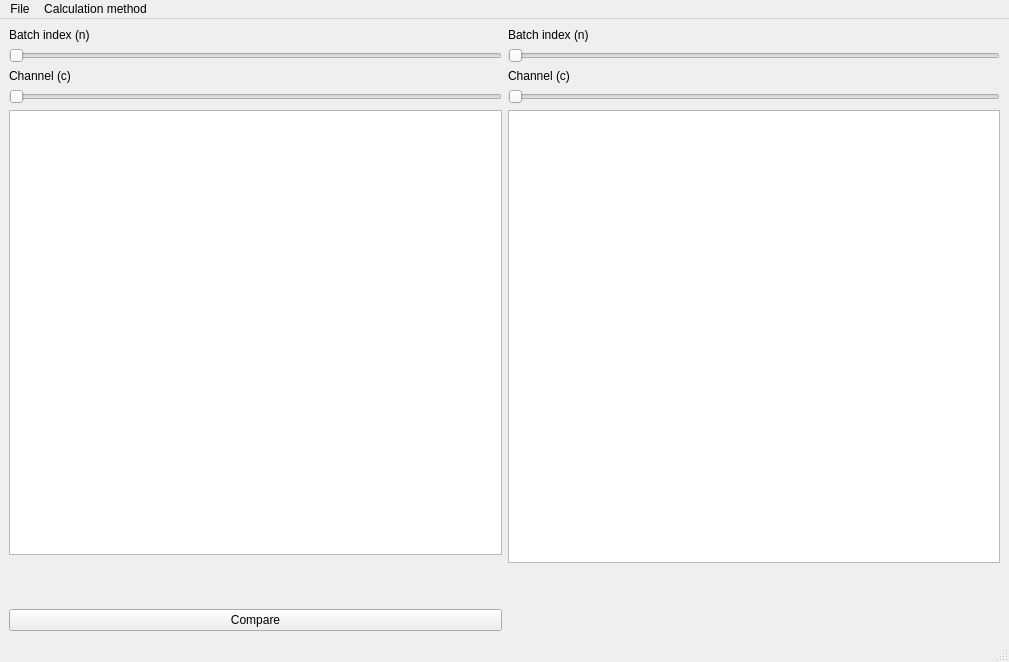
<?xml version="1.0" encoding="UTF-8"?>
<ui version="4.0">
 <class>MainWindow</class>
 <widget class="QMainWindow" name="MainWindow">
  <property name="geometry">
   <rect>
    <x>0</x>
    <y>0</y>
    <width>1009</width>
    <height>662</height>
   </rect>
  </property>
  <property name="windowTitle">
   <string>Compare Images</string>
  </property>
  <widget class="QWidget" name="centralwidget">
   <layout class="QGridLayout" name="gridLayout_2">
    <item row="0" column="0">
     <layout class="QVBoxLayout" name="verticalLayout">
      <item>
       <widget class="QLabel" name="batchLabel">
        <property name="text">
         <string>Batch index (n)</string>
        </property>
       </widget>
      </item>
      <item>
       <widget class="QSlider" name="batchSlider">
        <property name="enabled">
         <bool>false</bool>
        </property>
        <property name="minimum">
         <number>0</number>
        </property>
        <property name="maximum">
         <number>1</number>
        </property>
        <property name="orientation">
         <enum>Qt::Horizontal</enum>
        </property>
        <property name="invertedAppearance">
         <bool>false</bool>
        </property>
        <property name="invertedControls">
         <bool>false</bool>
        </property>
        <property name="tickPosition">
         <enum>QSlider::NoTicks</enum>
        </property>
       </widget>
      </item>
      <item>
       <widget class="QLabel" name="channelLabel">
        <property name="text">
         <string>Channel (c)</string>
        </property>
       </widget>
      </item>
      <item>
       <widget class="QSlider" name="channelSlider">
        <property name="enabled">
         <bool>false</bool>
        </property>
        <property name="minimum">
         <number>0</number>
        </property>
        <property name="maximum">
         <number>1</number>
        </property>
        <property name="orientation">
         <enum>Qt::Horizontal</enum>
        </property>
        <property name="invertedAppearance">
         <bool>false</bool>
        </property>
        <property name="invertedControls">
         <bool>false</bool>
        </property>
        <property name="tickPosition">
         <enum>QSlider::NoTicks</enum>
        </property>
       </widget>
      </item>
      <item>
       <widget class="QGraphicsView" name="graphicsView"/>
      </item>
      <item>
       <widget class="QLabel" name="label_image1">
        <property name="text">
         <string/>
        </property>
       </widget>
      </item>
      <item>
       <spacer name="verticalSpacer_2">
        <property name="orientation">
         <enum>Qt::Vertical</enum>
        </property>
        <property name="sizeType">
         <enum>QSizePolicy::Preferred</enum>
        </property>
        <property name="sizeHint" stdset="0">
         <size>
          <width>17</width>
          <height>28</height>
         </size>
        </property>
       </spacer>
      </item>
      <item>
       <layout class="QHBoxLayout" name="horizontalLayout">
        <item>
         <widget class="QPushButton" name="pushButton">
          <property name="text">
           <string>Compare</string>
          </property>
         </widget>
        </item>
       </layout>
      </item>
     </layout>
    </item>
    <item row="0" column="1">
     <layout class="QVBoxLayout" name="verticalLayout_2">
      <item>
       <widget class="QLabel" name="batchLabel_2">
        <property name="text">
         <string>Batch index (n)</string>
        </property>
       </widget>
      </item>
      <item>
       <widget class="QSlider" name="batchSlider_2">
        <property name="enabled">
         <bool>false</bool>
        </property>
        <property name="minimum">
         <number>0</number>
        </property>
        <property name="maximum">
         <number>1</number>
        </property>
        <property name="orientation">
         <enum>Qt::Horizontal</enum>
        </property>
        <property name="invertedAppearance">
         <bool>false</bool>
        </property>
        <property name="invertedControls">
         <bool>false</bool>
        </property>
        <property name="tickPosition">
         <enum>QSlider::NoTicks</enum>
        </property>
       </widget>
      </item>
      <item>
       <widget class="QLabel" name="channelLabel_2">
        <property name="text">
         <string>Channel (c)</string>
        </property>
       </widget>
      </item>
      <item>
       <widget class="QSlider" name="channelSlider_2">
        <property name="enabled">
         <bool>false</bool>
        </property>
        <property name="minimum">
         <number>0</number>
        </property>
        <property name="maximum">
         <number>1</number>
        </property>
        <property name="orientation">
         <enum>Qt::Horizontal</enum>
        </property>
        <property name="invertedAppearance">
         <bool>false</bool>
        </property>
        <property name="invertedControls">
         <bool>false</bool>
        </property>
        <property name="tickPosition">
         <enum>QSlider::NoTicks</enum>
        </property>
       </widget>
      </item>
      <item>
       <widget class="QGraphicsView" name="graphicsView_2"/>
      </item>
      <item>
       <widget class="QLabel" name="label_image2">
        <property name="text">
         <string/>
        </property>
       </widget>
      </item>
      <item>
       <spacer name="verticalSpacer">
        <property name="orientation">
         <enum>Qt::Vertical</enum>
        </property>
        <property name="sizeType">
         <enum>QSizePolicy::Preferred</enum>
        </property>
        <property name="sizeHint" stdset="0">
         <size>
          <width>253</width>
          <height>28</height>
         </size>
        </property>
       </spacer>
      </item>
      <item>
       <widget class="QLabel" name="label">
        <property name="text">
         <string/>
        </property>
       </widget>
      </item>
      <item>
       <layout class="QHBoxLayout" name="horizontalLayout_2"/>
      </item>
     </layout>
    </item>
   </layout>
  </widget>
  <widget class="QMenuBar" name="menubar">
   <property name="geometry">
    <rect>
     <x>0</x>
     <y>0</y>
     <width>1009</width>
     <height>22</height>
    </rect>
   </property>
   <widget class="QMenu" name="menuOpen_Images">
    <property name="title">
     <string>File</string>
    </property>
    <addaction name="actionImage_1"/>
   </widget>
   <widget class="QMenu" name="menuCalculation_method">
    <property name="title">
     <string>Calculation method</string>
    </property>
    <addaction name="actionBand"/>
    <addaction name="actionComplete_Image"/>
    <addaction name="actionPixelImage"/>
   </widget>
   <addaction name="menuOpen_Images"/>
   <addaction name="menuCalculation_method"/>
  </widget>
  <widget class="QStatusBar" name="statusbar"/>
  <action name="actionImage_1">
   <property name="text">
    <string>Open Image</string>
   </property>
  </action>
  <action name="actionImage_2">
   <property name="text">
    <string>Image 2</string>
   </property>
  </action>
  <action name="actionBand">
   <property name="checkable">
    <bool>true</bool>
   </property>
   <property name="text">
    <string>Band</string>
   </property>
  </action>
  <action name="actionPixel">
   <property name="checkable">
    <bool>true</bool>
   </property>
   <property name="text">
    <string>Pixel</string>
   </property>
  </action>
  <action name="actionComplete_Image">
   <property name="checkable">
    <bool>true</bool>
   </property>
   <property name="text">
    <string>Complete Image</string>
   </property>
  </action>
  <action name="actionPixelImage">
   <property name="checkable">
    <bool>true</bool>
   </property>
   <property name="text">
    <string>Pixel</string>
   </property>
  </action>
 </widget>
 <resources/>
 <connections/>
</ui>
